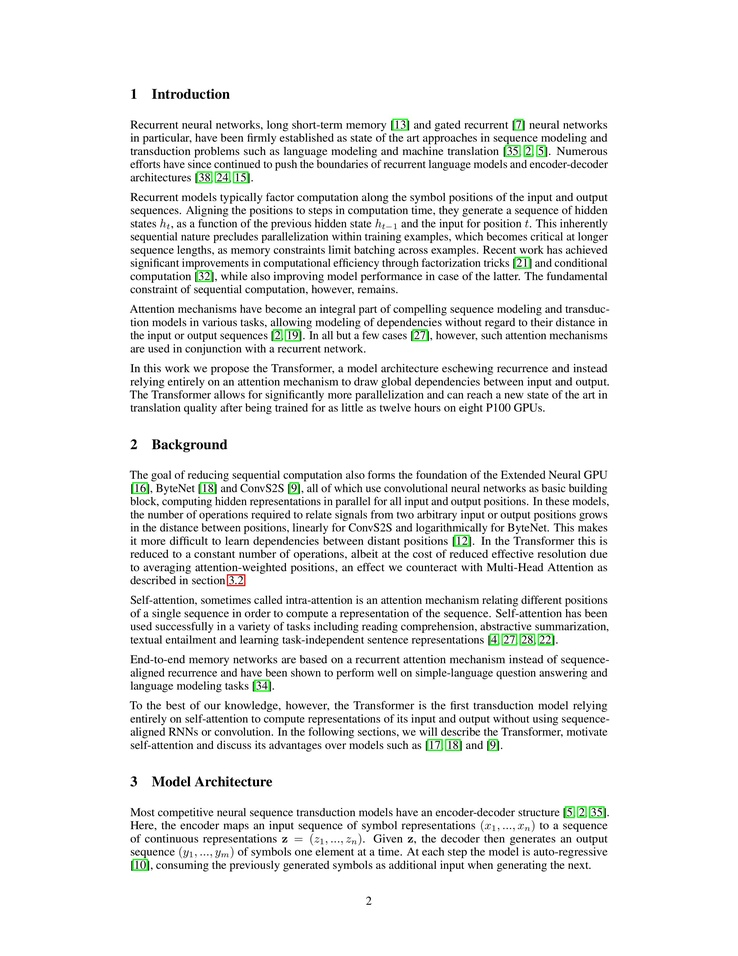
#> input picture sample_page.jpg, 738 x 956 px, shrunk from 2550 x 3301 before the run
$ jupyter execute --allow-errors reference.ipynb
#> lines starting #> are read from the running program, lines starting #| are printed output that depends on the picture; after the words box and inside, x2 and y2 are one past the last pixel; in counts of white or black regions, pixels touching at a corner belong together
[cell 1]
import re
import cv2
import numpy as np
import pytesseract
from pytesseract import Output
from matplotlib import pyplot as plt

[cell 2]
# IMG_DIR = 'images/'

### Preprocessing of images using OpenCV

We will write basic functions for different preprocessing methods
- grayscaling
- thresholding
- dilating
- eroding
- opening
- canny edge detection
- noise removal
- deskwing
- template matching.

Different methods can come in handy with different kinds of images.

[cell 3]
# get grayscale image
def get_grayscale(image):
    return cv2.cvtColor(image, cv2.COLOR_BGR2GRAY)

# noise removal
def remove_noise(image):
    return cv2.medianBlur(image,5)

#thresholding
def thresholding(image):
    return cv2.threshold(image, 0, 255, cv2.THRESH_BINARY + cv2.THRESH_OTSU)[1]

#dilation
def dilate(image):
    kernel = np.ones((5,5),np.uint8)
    return cv2.dilate(image, kernel, iterations = 1)

#erosion
def erode(image):
    kernel = np.ones((5,5),np.uint8)
    return cv2.erode(image, kernel, iterations = 1)

#opening - erosion followed by dilation
def opening(image):
    kernel = np.ones((5,5),np.uint8)
    return cv2.morphologyEx(image, cv2.MORPH_OPEN, kernel)

#canny edge detection
def canny(image):
    return cv2.Canny(image, 100, 200)

#skew correction
def deskew(image):
    coords = np.column_stack(np.where(image > 0))
    angle = cv2.minAreaRect(coords)[-1]
    if angle < -45:
        angle = -(90 + angle)
    else:
        angle = -angle
    (h, w) = image.shape[:2]
    center = (w // 2, h // 2)
    M = cv2.getRotationMatrix2D(center, angle, 1.0)
    rotated = cv2.warpAffine(image, M, (w, h), flags=cv2.INTER_CUBIC, borderMode=cv2.BORDER_REPLICATE)
    return rotated

#template matching
def match_template(image, template):
    return cv2.matchTemplate(image, template, cv2.TM_CCOEFF_NORMED)

[cell 4]
# Plot original image

image = cv2.imread('sample_page.jpg')
#> image is the input picture: shape (956, 738, 3); mean B, G, R 238.4, 238.9, 238.4
b,g,r = cv2.split(image)
rgb_img = cv2.merge([r,g,b])
plt.imshow(rgb_img)
# plt.title('AUREBESH ORIGINAL IMAGE')
plt.show()

[cell 5]
# Preprocess image

gray = get_grayscale(image)
thresh = thresholding(gray)
#> in thresholding, `return cv2.threshold(image, 0, 255, cv2.THRESH_BINARY + cv2.THRESH_OTS..`:
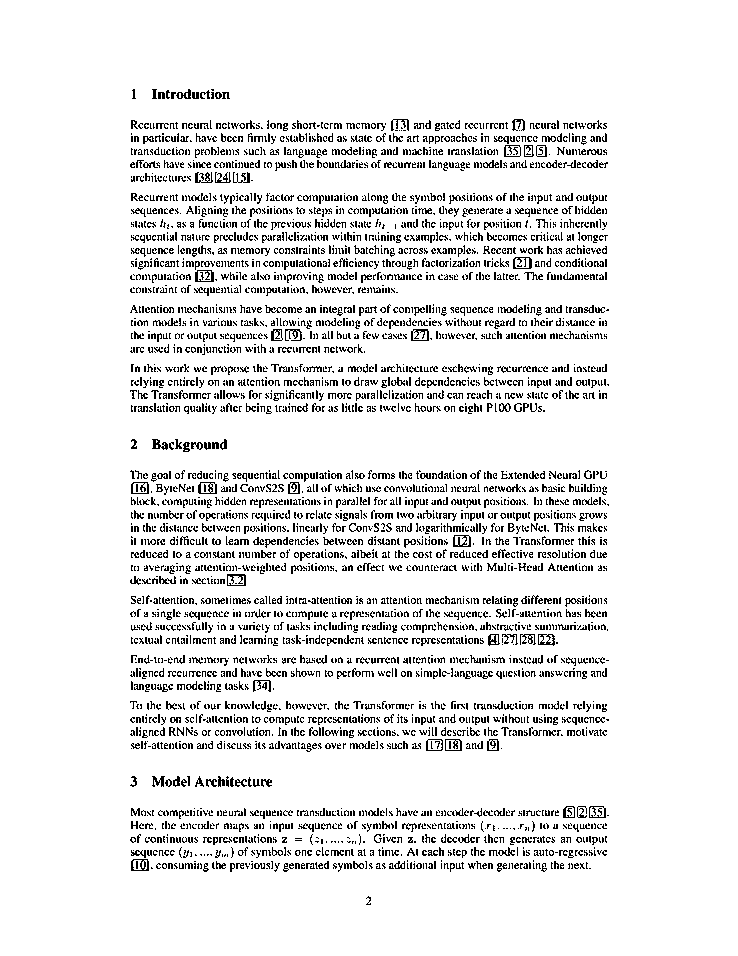
#> returned value: shape (956, 738); 91.4% white; black in thin lines or dots, all inside (x1, y1, x2, y2) = (130, 89, 609, 905)
opening = opening(gray)
#> in opening, `return cv2.morphologyEx(image, cv2.MORPH_OPEN, kernel)`:
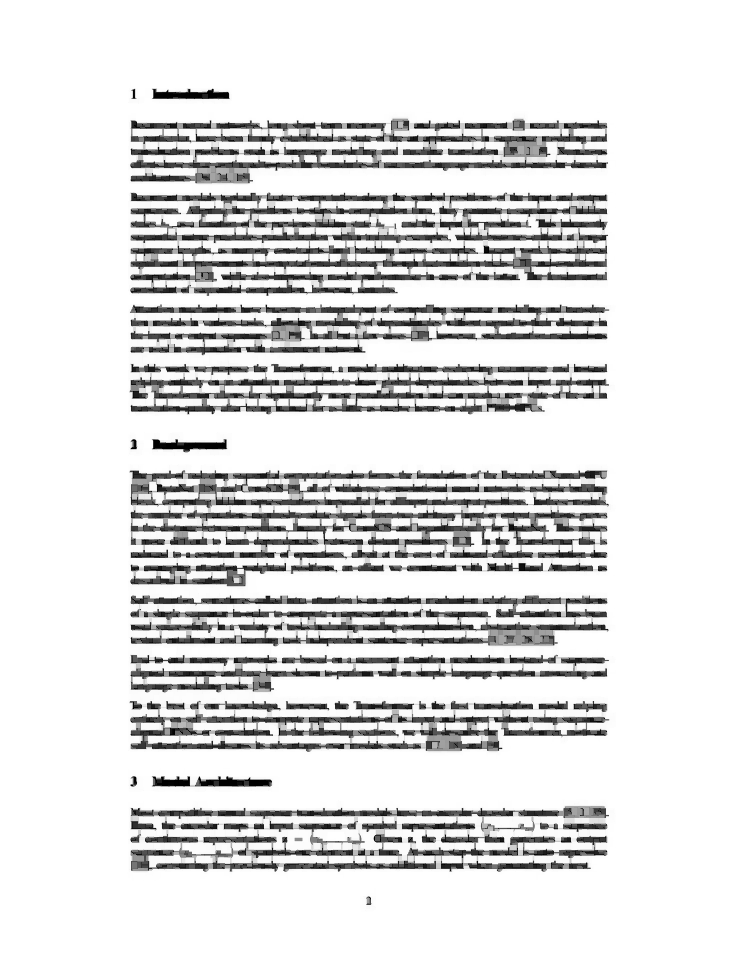
#> returned value: shape (956, 738); min 0, max 255, mean 222.4
canny = canny(gray)
#> in canny, `return cv2.Canny(image, 100, 200)`:
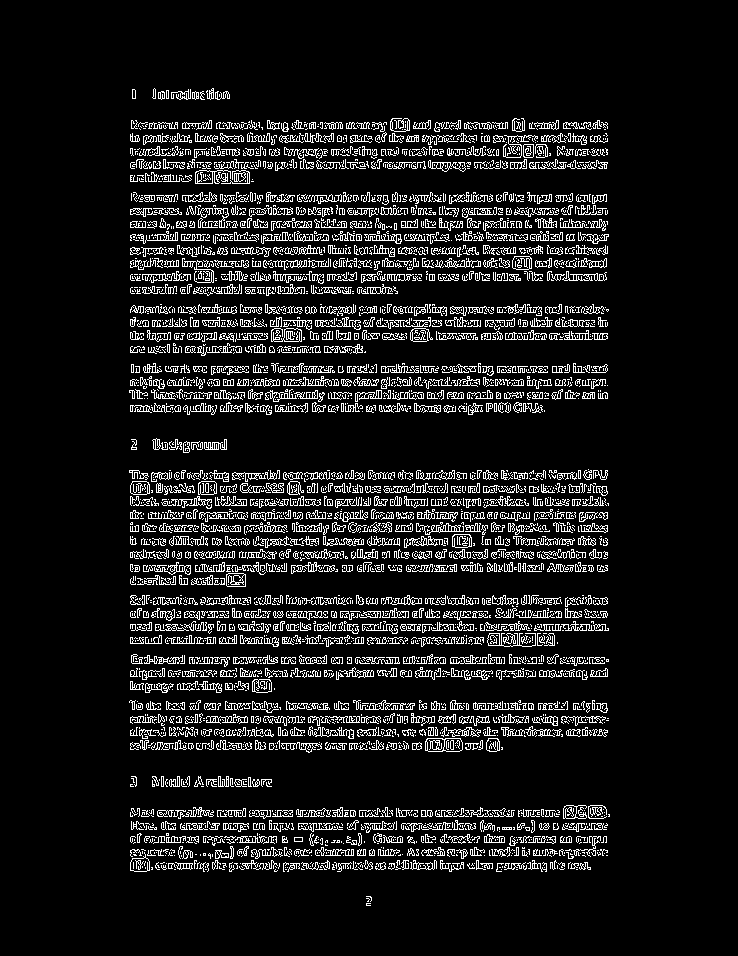
#> returned value: shape (956, 738); 9.8% white in thin lines or dots, all inside (x1, y1, x2, y2) = (129, 88, 610, 906)
images = {'gray': gray,
          'thresh': thresh,
          'opening': opening,
          'canny': canny}

[cell 6]
import os
import pytesseract

# Set correct paths for Ubuntu
os.environ['TESSDATA_PREFIX'] = '/usr/share/tesseract-ocr/4.00/tessdata/'
pytesseract.pytesseract.tesseract_cmd = '/usr/bin/tesseract'

# Test OCR
print(pytesseract.image_to_string('sample_page.jpg', lang='eng'))
#> (this line was passed over: pytesseract is not available in this run)

[cell 7]
# Plot images after preprocessing

fig = plt.figure(figsize=(13,13))
ax = []

rows = 2
columns = 2
keys = list(images.keys())
#> keys = ['gray', 'thresh', 'opening', 'canny']
for i in range(rows*columns):
    ax.append( fig.add_subplot(rows, columns, i+1) )
    ax[-1].set_title('AUREBESH - ' + keys[i])
    plt.imshow(images[keys[i]], cmap='gray')
#> after the loop, ax = 4 items
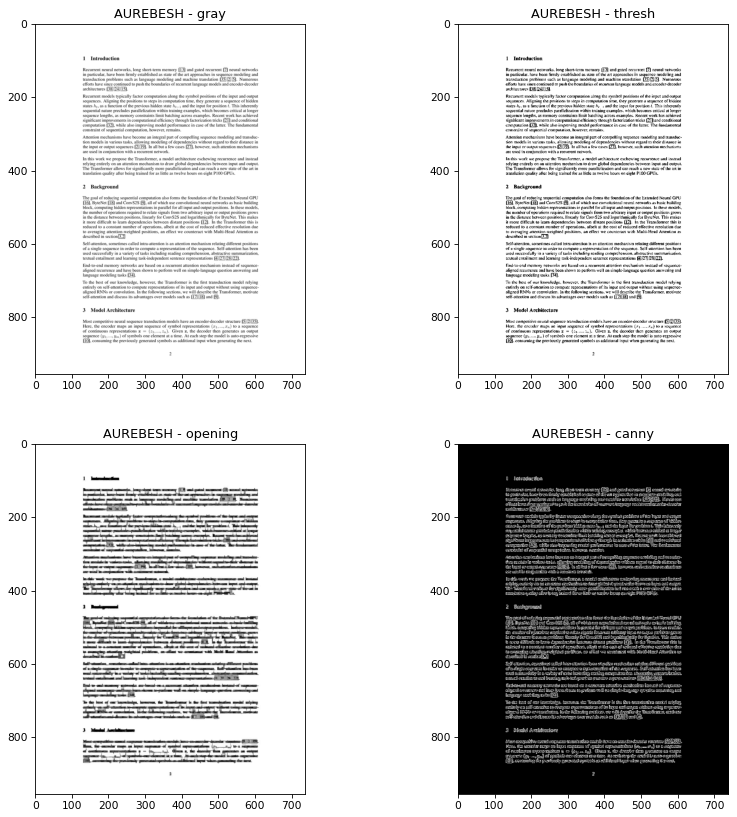
#> figure drawn by matplotlib, 4 panels

[cell 8]
# Get OCR output using Pytesseract

custom_config = r'--oem 3 --psm 6'
print('-----------------------------------------')
print('TESSERACT OUTPUT --> ORIGINAL IMAGE')
print('-----------------------------------------')
print(pytesseract.image_to_string(image, config=custom_config))
#> (this line was passed over: pytesseract is not available in this run)
print('\n-----------------------------------------')
print('TESSERACT OUTPUT --> THRESHOLDED IMAGE')
print('-----------------------------------------')
print(pytesseract.image_to_string(image, config=custom_config))
#> (this line was passed over: pytesseract is not available in this run)
print('\n-----------------------------------------')
print('TESSERACT OUTPUT --> OPENED IMAGE')
print('-----------------------------------------')
print(pytesseract.image_to_string(image, config=custom_config))
#> (this line was passed over: pytesseract is not available in this run)
print('\n-----------------------------------------')
print('TESSERACT OUTPUT --> CANNY EDGE IMAGE')
print('-----------------------------------------')
print(pytesseract.image_to_string(image, config=custom_config))
#> (this line was passed over: pytesseract is not available in this run)

### Bounding box information using Pytesseract

While running and image through the tesseract OCR engine, pytesseract allows you to get bounding box imformation
- on a character level
- on a word level
- based on a regex template

We will see how to obtain both

#> (a cell that did not finish here is left out)

#> (a cell that did not finish here is left out)

#> (a cell that did not finish here is left out)

#> (a cell that did not finish here is left out)

### Page Segmentation Modes

There are several ways a page of text can be analysed. The tesseract api provides several page segmentation modes if you want to run OCR on only a small region or in different orientations, etc.

Here's a list of the supported page segmentation modes by tesseract -

0    Orientation and script detection (OSD) only.
1    Automatic page segmentation with OSD.
2    Automatic page segmentation, but no OSD, or OCR.
3    Fully automatic page segmentation, but no OSD. (Default)
4    Assume a single column of text of variable sizes.
5    Assume a single uniform block of vertically aligned text.
6    Assume a single uniform block of text.
7    Treat the image as a single text line.
8    Treat the image as a single word.
9    Treat the image as a single word in a circle.
10    Treat the image as a single character.
11    Sparse text. Find as much text as possible in no particular order.
12    Sparse text with OSD.
13    Raw line. Treat the image as a single text line, bypassing hacks that are Tesseract-specific.

To change your page segmentation mode, change the ```--psm``` argument in your custom config string to any of the above mentioned mode codes.

### Detect orientation and script

You can detect the orientation of text in your image and also the script in which it is written.

#> (a cell that did not finish here is left out)

#> (a cell that did not finish here is left out)

### Playing around with the config

By making minor changes in the config file you can
- specify language
- detect only digits
- whitelist characters
- blacklist characters
- work with multiple languages

#> (a cell that did not finish here is left out)

[cell 16]
# Original tesseract output with english language sepcified

custom_config = r'-l eng --oem 3 --psm 6'
print(pytesseract.image_to_string(image, config=custom_config))
#> (this line was passed over: pytesseract is not available in this run)

[cell 17]
# Output with outputbase digits

custom_config = r'--oem 3 --psm 6 outputbase digits'
print(pytesseract.image_to_string(image, config=custom_config))
#> (this line was passed over: pytesseract is not available in this run)

$ run again, with text_boxes.png saved as sample_page.jpg
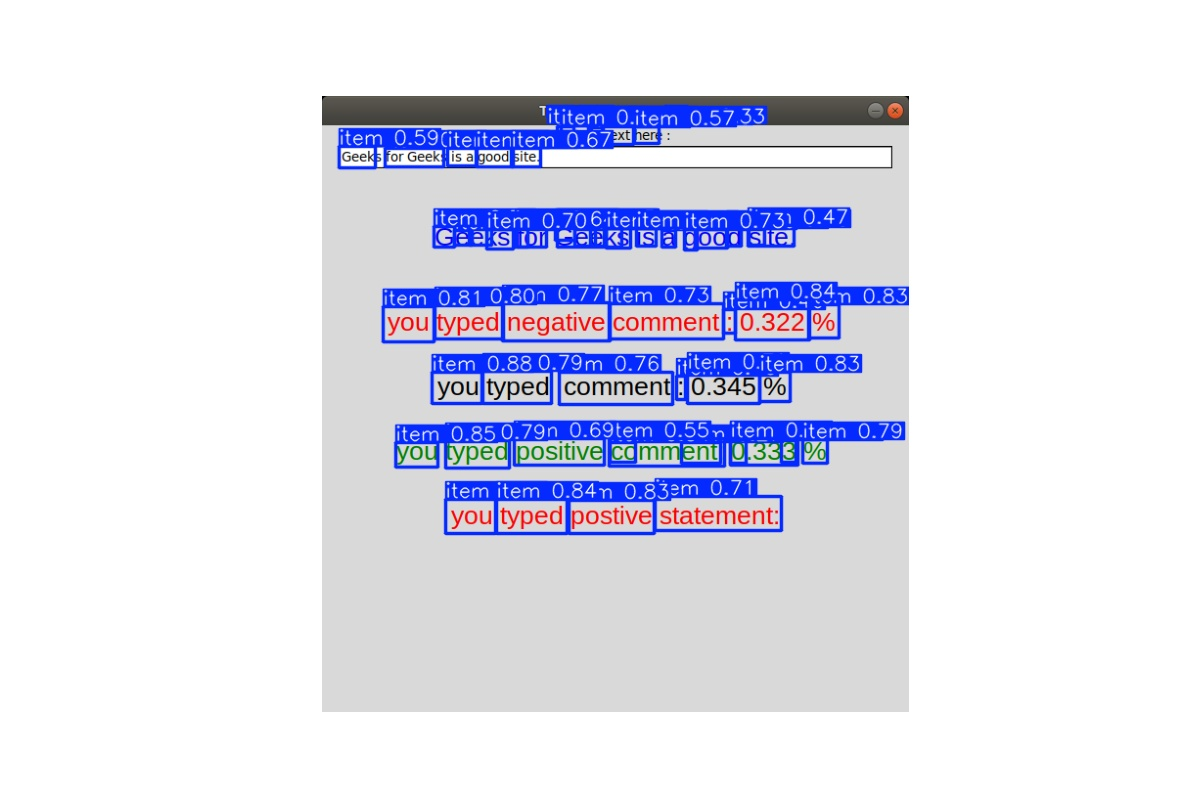
#> input picture text_boxes.png, 1200 x 800 px
#> image is the input picture: shape (800, 1200, 3); mean B, G, R 239.3, 225.9, 224.2
#> in thresholding, `return cv2.threshold(image, 0, 255, cv2.THRESH_BINARY + cv2.THRESH_OTS..`:
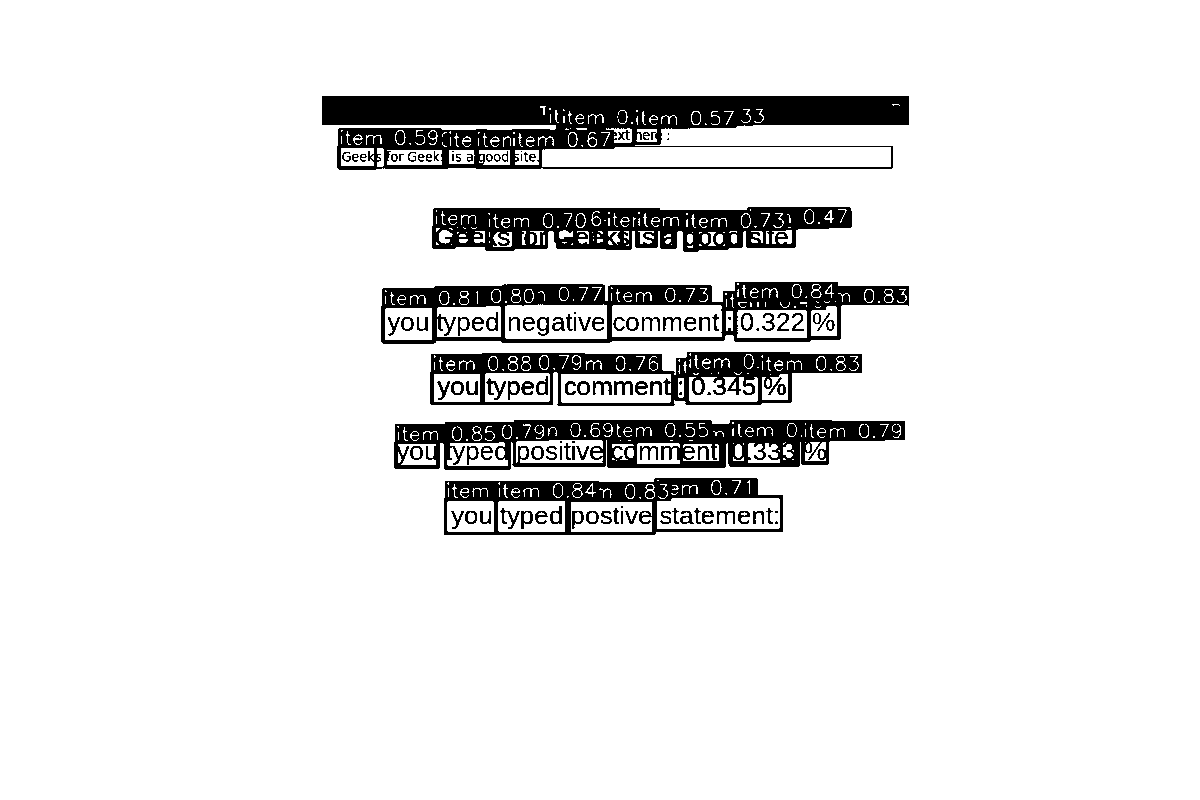
#> returned value: shape (800, 1200); 90.6% white; 116 black regions (19 under 20 px), largest, box (x1, y1, x2, y2) and area: (322, 96, 909, 170) 24861, (394, 420, 905, 470) 14525, (381, 282, 909, 344) 12992
#> in canny, `return cv2.Canny(image, 100, 200)`:
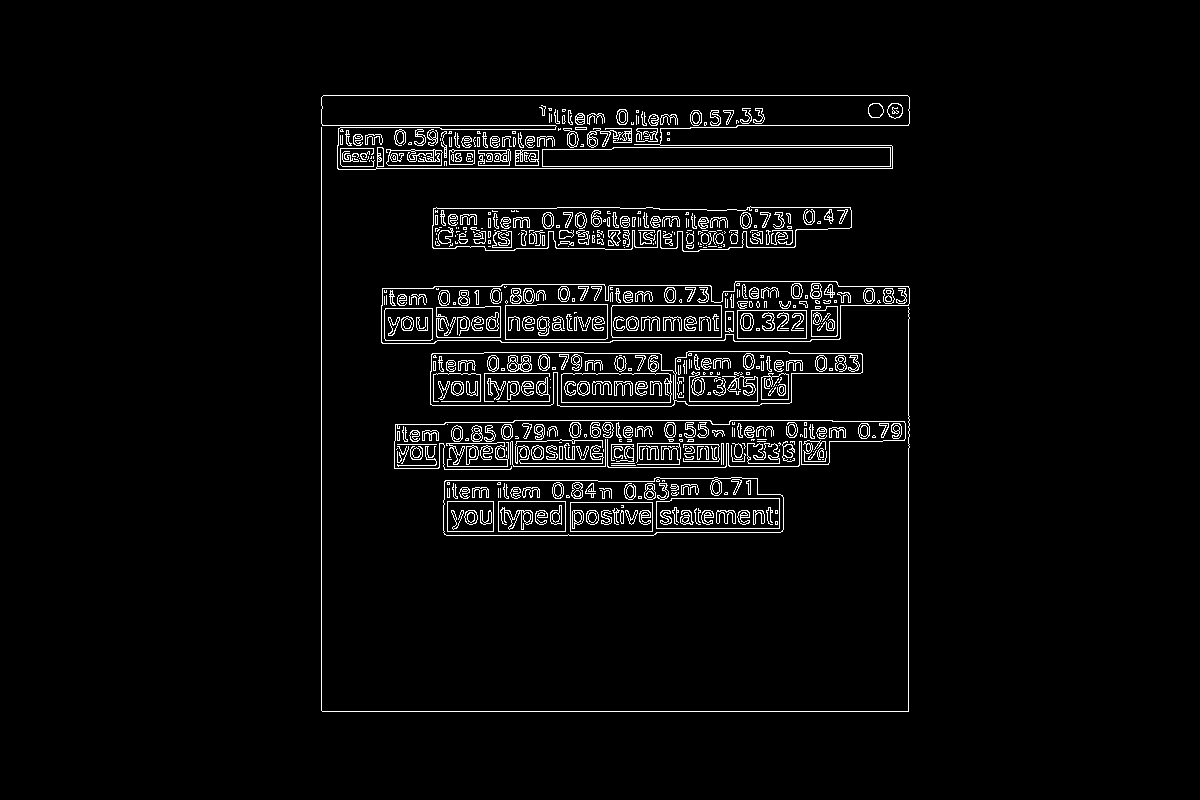
#> returned value: shape (800, 1200); 3.8% white in thin lines or dots, all inside (x1, y1, x2, y2) = (321, 95, 910, 712)
#> keys = ['gray', 'thresh', 'opening', 'canny']
#> after the loop `for i in range(rows*columns):`: ax = 4 items
